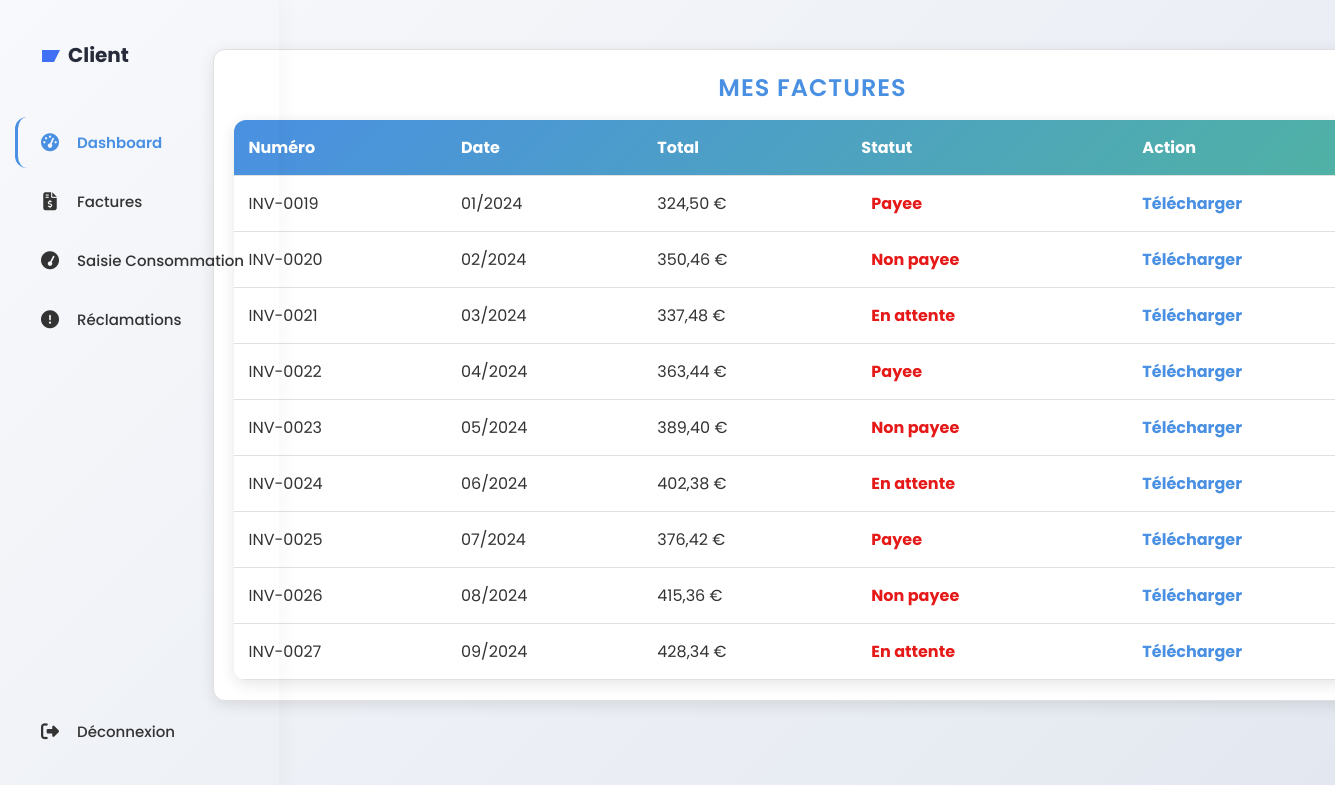
/IHM/clients/factures.php (signed in), run on the app's committed database.
### tables this page shows
CREATE TABLE IF NOT EXISTS `factures` (
  `facture_id` int NOT NULL AUTO_INCREMENT,
  `client_id` int NOT NULL,
  `consommation_id` int NOT NULL,
  `prix_ht` decimal(10,2) NOT NULL,
  `tva` decimal(5,2) NOT NULL DEFAULT '18.00',
  `prix_ttc` decimal(10,2) GENERATED ALWAYS AS ((`prix_ht` + ((`prix_ht` * `tva`) / 100))) STORED,
  `etat` enum('payee','non_payee','en_attente') DEFAULT 'en_attente',
  `created_at` timestamp NULL DEFAULT CURRENT_TIMESTAMP,
  `updated_at` timestamp NULL DEFAULT CURRENT_TIMESTAMP ON UPDATE CURRENT_TIMESTAMP,
  PRIMARY KEY (`facture_id`),
  KEY `consommation_id` (`consommation_id`),
  KEY `idx_facture_client` (`client_id`)
);

CREATE TABLE IF NOT EXISTS `consommations_mensuelles` (
  `consommation_id` int NOT NULL AUTO_INCREMENT,
  `client_id` int NOT NULL,
  `mois` tinyint NOT NULL,
  `annee` year NOT NULL,
  `consommation` decimal(10,2) NOT NULL,
  `photo_compteur` varchar(255) NOT NULL,
  `created_at` timestamp NULL DEFAULT CURRENT_TIMESTAMP,
  `updated_at` timestamp NULL DEFAULT CURRENT_TIMESTAMP ON UPDATE CURRENT_TIMESTAMP,
  PRIMARY KEY (`consommation_id`),
  UNIQUE KEY `client_id` (`client_id`,`mois`,`annee`),
  KEY `idx_client_conso` (`client_id`,`annee`,`mois`)
);

### BD/DBConnection.php (called while the page is built, shortened)
<?php
class DBConnection {
    private static $instance = null;
    private $conn;
    private $host = 'localhost';
    private $dbname = 'assia';
    private $username = 'root';
    private $password = '';
    private $charset = 'utf8mb4';
    private $port = 3306;
    private function __construct() {
        try {
            $dsn = "mysql:host={$this->host};dbname={$this->dbname};charset={$this->charset};port={$this->port}";
            $options = [
                PDO::ATTR_ERRMODE => PDO::ERRMODE_EXCEPTION,
                PDO::ATTR_DEFAULT_FETCH_MODE => PDO::FETCH_ASSOC,
                PDO::ATTR_EMULATE_PREPARES => false,
            ];
            $this->conn = new PDO($dsn, $this->username, $this->password, $options);
        } catch (PDOException $e) {
            die("Erreur de connexion à la base de données: " . $e->getMessage());
        }
    }
    public static function getInstance() {
        if (self::$instance === null) {
            self::$instance = new self();
        }
        return self::$instance;
    }
    public function query($sql, $params = []) {
        try {
            $stmt = $this->conn->prepare($sql);
            $stmt->execute($params);
            return $stmt;
        } catch (PDOException $e) {
            die("Erreur d'exécution de la requête: " . $e->getMessage());
        }
    }
}
?>

### Traitement/clients/facture_controller.php (called while the page is built, shortened)
<?php
require_once'../../BD/Facture-Model.php';
$clientId = $_SESSION['client_id'] ?? null;
$factureModel = new FactureModel();
$factures = $factureModel->getFacturesByClient($clientId);

### BD/Facture-Model.php (called while the page is built)
<?php
require_once 'DBConnection.php';
class FactureModel {
    private $db;
    public function __construct() {
        $this->db = DbConnection::getInstance();
    }
    public function getFacturesByClient($clientId) {
        $sql = "SELECT
                    f.facture_id,
                    f.client_id,
                    f.consommation_id,
                    f.prix_ht,
                    f.tva,
                    f.prix_ttc,
                    f.etat,
                    c.mois,
                    c.annee,
                    c.consommation,
                    c.photo_compteur,
                    CONCAT(c.annee, '-', LPAD(c.mois, 2, '0'), '-01') AS date_consommation
                FROM
                    factures f
                JOIN
                    consommations_mensuelles c ON f.consommation_id = c.consommation_id
                WHERE
                    f.client_id = :clientId
                ORDER BY
                    f.created_at DESC";
        return $this->db->query($sql, [':clientId' => $clientId])->fetchAll();
    }
}

### IHM/clients/factures.php (the view, shortened to what this page needs)
<?php
require_once'../../Traitement/clients/facture_controller.php';
?>
<!DOCTYPE html>
<html lang="fr">
<head>
    <link rel="stylesheet" href="../../assets/css/style2.css">
    <link
      rel="stylesheet"
      href="https://cdnjs.cloudflare.com/ajax/libs/font-awesome/6.4.2/css/all.min.css"/>
</head>
<body>
<div class="sidebar">
    <div class="logo">
        <svg width="100" height="40" viewBox="0 0 100 40">
            <path d="M12,15 L30,15 L24,27 L12,27 Z" fill="#4270F4" />
            <text x="38" y="27" fill="#262A39" font-size="20" font-weight="bold">
                Client
            </text>
        </svg>
    </div>
    <div class="nav-menu">
        <a href="dashboard-client.php" class="nav-item active">
            <i class="fas fa-tachometer-alt"></i>
            <span>Dashboard</span>
        </a>
        <a href="factures.php" class="nav-item">
            <i class="fas fa-file-invoice-dollar"></i>
            <span>Factures</span>
        </a>
        <a href="Saisie-Consommation.php" class="nav-item">
            <i class="fas fa-tachometer"></i>
            <span>Saisie Consommation</span>
        </a>
        <a href="Historique-Reclamations.php" class="nav-item">
            <i class="fas fa-exclamation-circle"></i>
            <span>Réclamations</span>
        </a>
        <a href="#" class="nav-item" style="margin-top: auto;">
            <i class="fas fa-sign-out-alt"></i>
            <span>Déconnexion</span>
        </a>
    </div>
</div>
<div class="container">
    <h2>MES Factures</h2>
    <table>
    <thead>
    <tr>
        <th>Numéro</th>
        <th>Date</th>
        <th>Total</th>
        <th>Statut</th>
        <th>Action</th>
    </tr>
</thead>
<tbody>
<?php if (!empty($factures)): ?>
    <?php foreach ($factures as $facture): ?>
        <tr>
            <td><?= 'INV-' . str_pad($facture['facture_id'], 4, '0', STR_PAD_LEFT) ?></td>
            <td><?= str_pad($facture['mois'], 2, '0', STR_PAD_LEFT) ?>/<?= $facture['annee'] ?></td>
            <td><?= number_format($facture['prix_ttc'], 2, ',', ' ') ?> €</td>
            <td>
                <span class="status <?= $facture['etat'] == 'payee' ? 'paid' :
                                      ($facture['etat'] == 'non_payee' ? 'unpaid' :
                                      ($facture['etat'] == 'en_attente' ? 'pending' : 'refunded')) ?>">
                    <?= ucfirst(str_replace('_', ' ', $facture['etat'])) ?>
                </span>
            </td>
            <td>
                <a href="../../factures/facture_<?= $facture['facture_id'] ?>" class="download-link">
                    Télécharger
                </a>
            </td>
        </tr>
    <?php endforeach; ?>
<?php else: ?>
    <tr><td colspan="5">Aucune facture disponible.</td></tr>
<?php endif; ?>
</tbody>
    </table>
</div>
</body>
</html>

### assets/css/style2.css (style rules this page uses)
:root { --primary-color: #4a90e2; --secondary-color: #50b3a2; --success-color: #28a745; --warning-color: #ffcc00; --danger-color: #e74c3c; --background-gradient: linear-gradient(135deg, #f8f9fc, #e3e8f0); --card-background: #ffffff; --border-color: #e0e0e0; --shadow: 0 4px 15px rgba(0, 0, 0, 0.1); --text-color: #333; --text-light: #555; }
* { margin: 0; padding: 0; box-sizing: border-box; }
body { font-family: 'Poppins', sans-serif; background: var(--background-gradient); color: var(--text-color); display: flex; flex-direction: column; align-items: center; padding: 20px; }
.container { width: 100%; max-width: 1200px; background: var(--card-background); border-radius: 12px; box-shadow: var(--shadow); padding: 20px; border: 1px solid var(--border-color); transition: all 0.3s ease-in-out; margin-left: 290px; margin-top: -50px; }
h2 { text-align: center; margin-bottom: 15px; font-weight: 600; text-transform: uppercase; letter-spacing: 1px; color: var(--primary-color); }
table { width: 100%; border-collapse: collapse; margin-top: 10px; border-radius: 12px; overflow: hidden; background: #fff; box-shadow: var(--shadow); }
thead { background: linear-gradient(135deg, var(--primary-color), var(--secondary-color)); color: white; font-weight: bold; }
th, td { padding: 15px; text-align: left; border-bottom: 1px solid var(--border-color); }
tbody tr { transition: all 0.3s ease-in-out; }
.download-link { color: var(--primary-color); text-decoration: none; font-weight: bold; transition: 0.3s ease-in-out; }
body { font-family: 'Poppins', sans-serif; background-color: var(--gray-light); color: var(--text-color); display: flex; justify-content: center; align-items: center; height: 100vh; margin: 0; }
.sidebar { width: var(--sidebar-width); background-color: var(--white); border-right: 1px solid var(--gray-medium); padding: 35px 0; display: flex; flex-direction: column; position: fixed; top: 0; left: 0; bottom: 0; z-index: 100; box-shadow: 5px 0 20px rgba(0, 0, 0, 0.03); }
.logo { padding: 0 30px 35px; }
.logo svg { height: 40px; width: auto; }
.nav-menu { display: flex; flex-direction: column; flex-grow: 1; padding: 0 15px; }
.nav-item { display: flex; align-items: center; padding: 14px 20px; color: var(--text-secondary); text-decoration: none; font-weight: 500; font-size: 15px; margin-bottom: 8px; transition: all 0.3s ease; border-radius: 12px; border-left: 3px solid transparent; }
.nav-item.active { background-color: var(--primary-light); color: var(--primary-color); font-weight: 600; border-left: 3px solid var(--primary-color); }
.nav-item i { margin-right: 15px; font-size: 18px; width: 24px; text-align: center; }
.status { padding: 5px 10px; border-radius: 5px; color: rgb(214, 28, 28); font-weight: bold; }
.status { padding: 5px 10px;border-radius: 5px;color: #e61919;font-weight: bold; }

### data on the page
factures: facture_id "0019", consommation.mois "01", consommation.annee "2024", prix_ttc "324,50", etat "Payee"
factures: facture_id "0020", consommation.mois "02", consommation.annee "2024", prix_ttc "350,46", etat "Non payee"
factures: facture_id "0021", consommation.mois "03", consommation.annee "2024", prix_ttc "337,48", etat "En attente"
factures: facture_id "0022", consommation.mois "04", consommation.annee "2024", prix_ttc "363,44", etat "Payee"
factures: facture_id "0023", consommation.mois "05", consommation.annee "2024", prix_ttc "389,40", etat "Non payee"
factures: facture_id "0024", consommation.mois "06", consommation.annee "2024", prix_ttc "402,38", etat "En attente"
factures: facture_id "0025", consommation.mois "07", consommation.annee "2024", prix_ttc "376,42", etat "Payee"
factures: facture_id "0026", consommation.mois "08", consommation.annee "2024", prix_ttc "415,36", etat "Non payee"
factures: facture_id "0027", consommation.mois "09", consommation.annee "2024", prix_ttc "428,34", etat "En attente"
